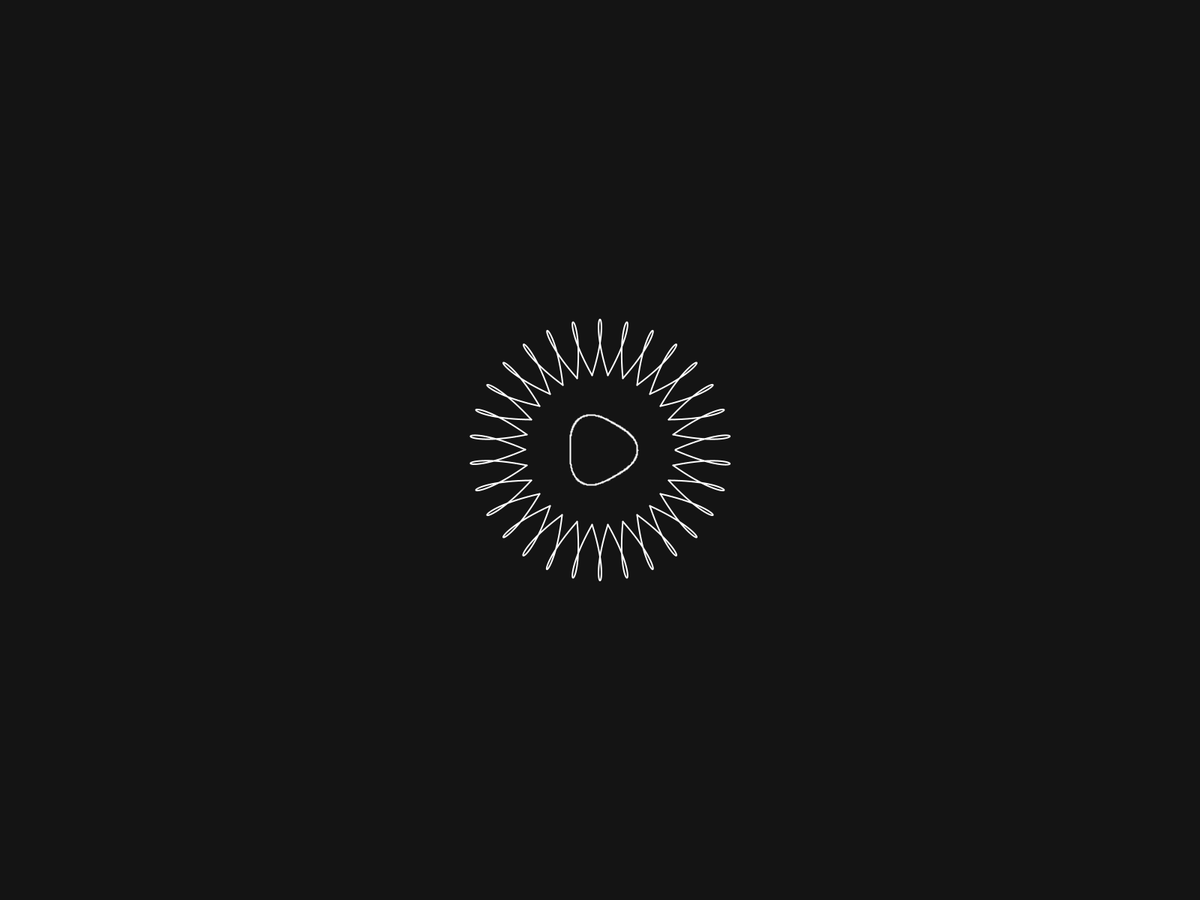
Frame 1 (no input)
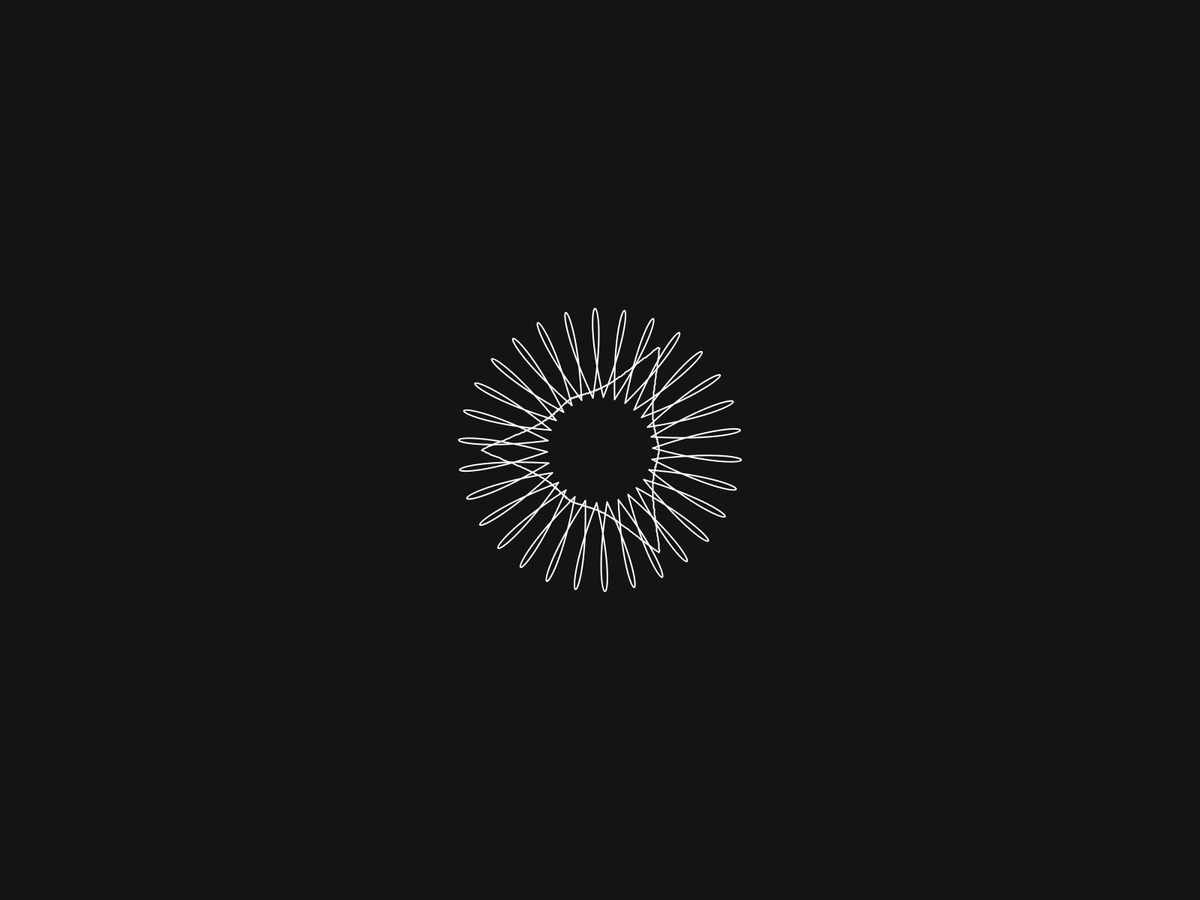
Frame 60 (the mouse pressed at the canvas centre just before this capture)
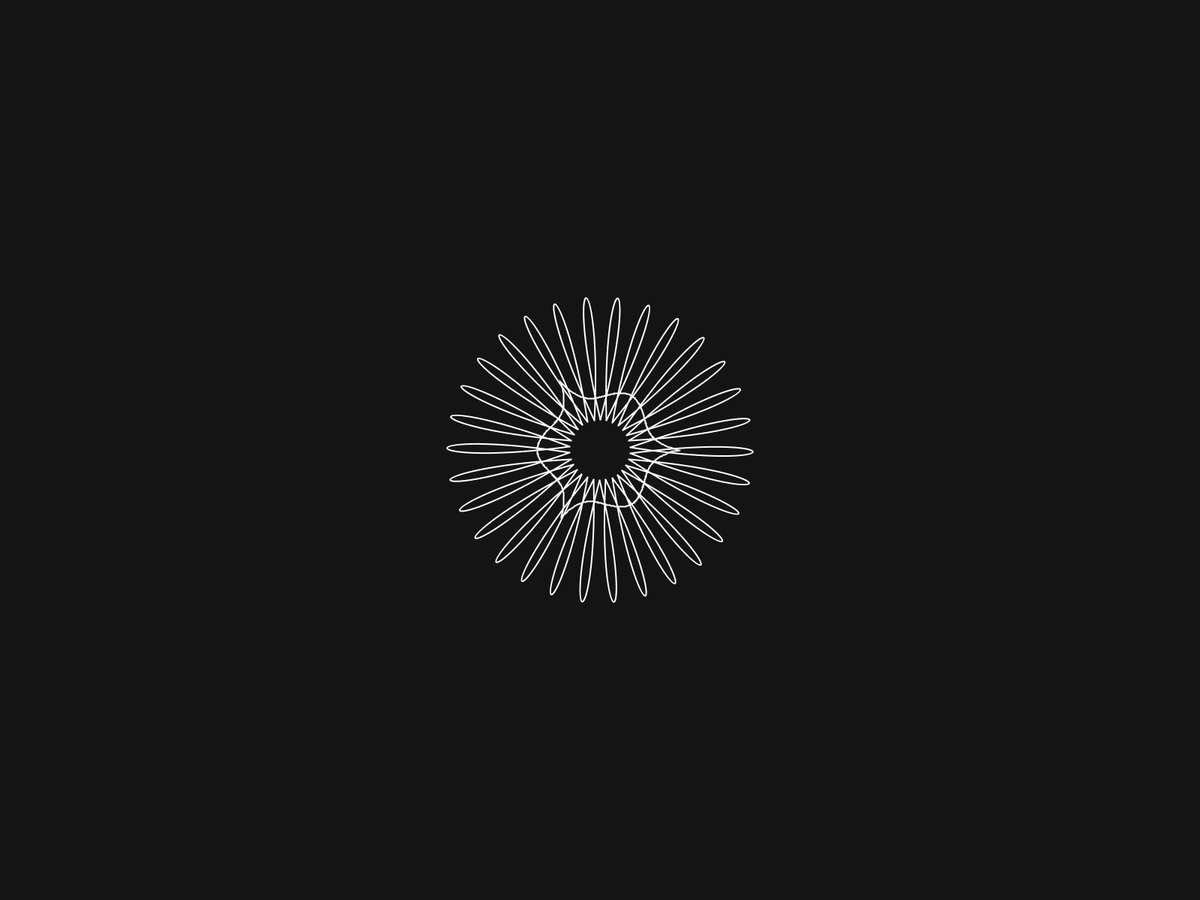
Frame 120 (the mouse held since frame 60 and released just before this capture)

The Processing sketch that drew these frames (run headless with seeded random() and noise(); from frame 60 on, the mouse is pressed at the canvas centre):

// Processing sketch: procedural_art
// ── procedural_art.pde
Superformula sf;
Curve bezier; 

void setup() {
  background(20);
  fullScreen();
  noFill();
  stroke(255);
  strokeWeight(2);
  sf = new Superformula(width/2, height/2);
  bezier = new Curve(width/2, height/2);
}

void draw() {
  background(20); 

  sf.display();
  sf.resetTranslation();
  bezier.display();
  bezier.resetTranslation();
}

// ── curves.pde
class Curve {
  float t = 0;
  float x, y;
  int NUM_CURVES = 30;
  float INCREMENT = TWO_PI/NUM_CURVES;
  float theta = 0;
  float innerRadius = 100;
  float outerRadius = 200;
  float innerInc = -0.5;
  float outerInc = 0.5;
  
  Curve(float xpos, float ypos) {
    x = xpos;
    y = ypos;
  }

  void display() {
    translate(x, y);
    
    for (int i = 0; i < NUM_CURVES; i++) {
      float x1 = cos(theta) * innerRadius;
      float y1 = sin(theta) * innerRadius;
      float x2 = cos(theta + INCREMENT) * outerRadius;
      float y2 = sin(theta + INCREMENT) * outerRadius;
      float x3 = cos(theta) * outerRadius;
      float y3 = sin(theta) * outerRadius;
      float x4 = cos(theta + INCREMENT) * innerRadius;
      float y4 = sin(theta + INCREMENT) * innerRadius;
  
      bezier(x1, y1, x2, y2, x3, y3, x4, y4);
      theta += INCREMENT;
    }
  
    theta += 0.01;
    innerRadius += innerInc;
    if (innerRadius < -200)
      innerInc = 0.5;
    else if (innerRadius > 400)
      innerInc = -0.5;
    outerRadius += outerInc;
    if (outerRadius < -200)
      outerInc = 0.5;
    else if (outerRadius > 500)
      outerInc = -0.5;
  }
  
   void resetTranslation() {
    translate(-1*x, -1*y);
  }
  
}

// ── superformula.pde
class Superformula {
  float t = 0;
  float x, y;
  
  Superformula(float xpos, float ypos) {
     x = xpos;
     y = ypos;
  }
  
  void display() {
    beginShape();
    
    translate(x, y);
    for (float theta = 0; theta < TWO_PI; theta += 0.01) {
      float rad = r(theta, 
        1.5, // a
        2, // b
        6, // m
        1, // n1
        sin(t) * 2, // n2
        cos(t) * 2 // n3
        ); 
      float x = rad*cos(theta) * 50;
      float y = rad*sin(theta) * 50;
      vertex(x, y);
    }
    endShape();
  
    t += 0.01;
  }
  
  void resetTranslation() {
    translate(-1*x, -1*y);
  }
  
  float r(float theta, float a, float b, float m, float n1, float n2, float n3) {
    return pow(pow(abs(cos(m * theta/4.0) / a), n2) + 
      pow(abs(sin(m * theta/4.0) / b), n3), -1/n1);
  }
}
